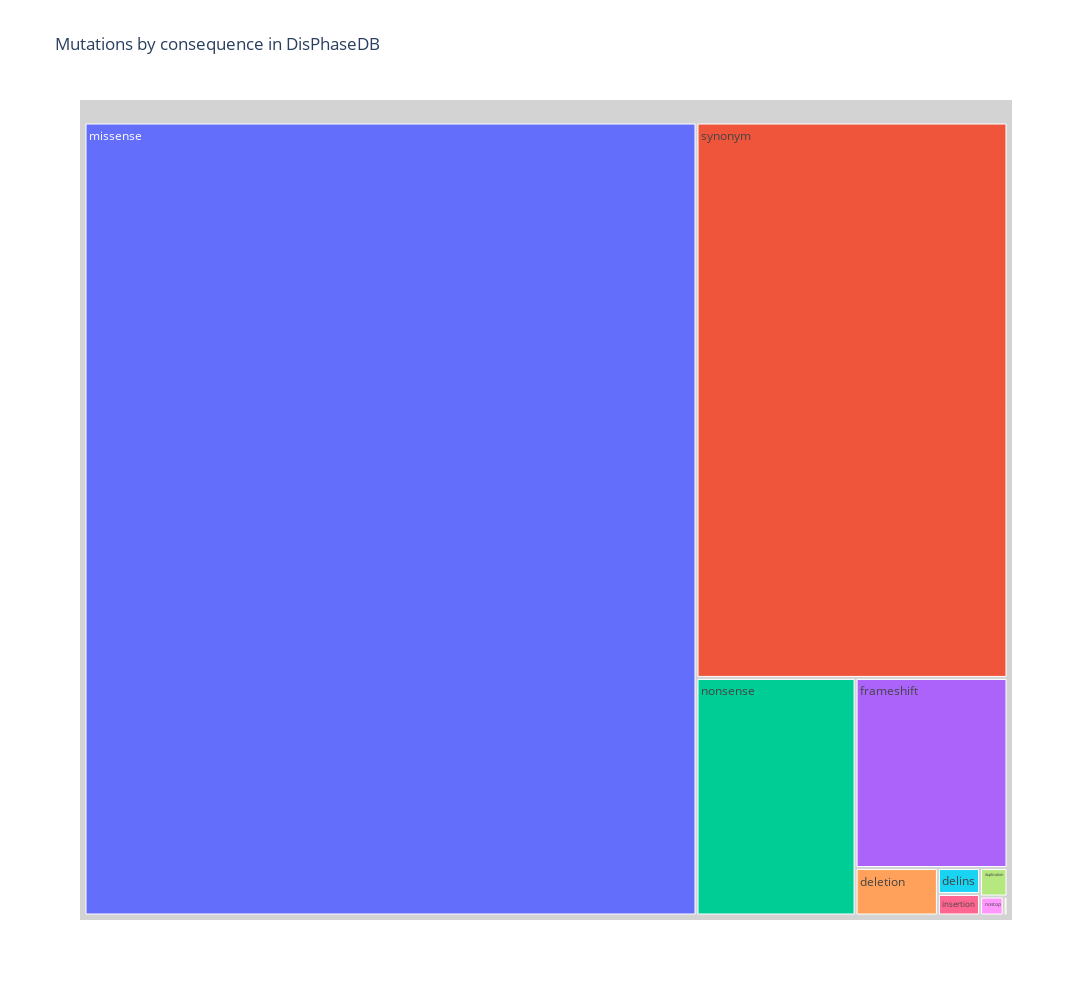

Source (notebook cell):
### Code cell
fig = px.treemap(
    data_frame = consequence,
    #names = consequence.consequence.tolist(),
    path= ['consequence'],
    values= sizes.tolist(),
    #parents = consequence.consequence.tolist()
    title= "Mutations by consequence in DisPhaseDB",
    #texttemplate = "%{path}: %{values:$,s} <br>(%{percent})",
   # textposition = "inside"
   width=1500, #px
   height= 1000 #px
)
fig.update_traces(root_color="lightgrey")
#fig.add_trace(go.treemap(textinfo = 'percent entry')) # no va

fig.show()

### Figure 1 — Plotly figure (JSON) as saved in the notebook; plotly's stock layout.template omitted (floating-point values rounded to 4 significant figures)
{"data": [{"branchvalues": "total", "domain": {"x": [0, 1], "y": [0, 1]}, "hovertemplate": "labels=%{label}<br>value=%{value}<br>parent=%{parent}<br>id=%{id}<extra></extra>", "ids": ["deletion", "delins", "duplication", "frameshift", "insertion", "missense", "nonsense", "nostop", "repeted", "synonym"], "labels": ["deletion", "delins", "duplication", "frameshift", "insertion", "missense", "nonsense", "nostop", "repeted", "synonym"], "name": "", "parents": ["", "", "", "", "", "", "", "", "", ""], "root": {"color": "lightgrey"}, "type": "treemap", "values": [8793, 2458, 1764, 64991, 2041, 1092077, 85054, 1007, 163, 388684]}], "layout": {"height": 1000, "legend": {"tracegroupgap": 0}, "title": {"text": "Mutations by consequence in DisPhaseDB"}, "width": 1500}}
